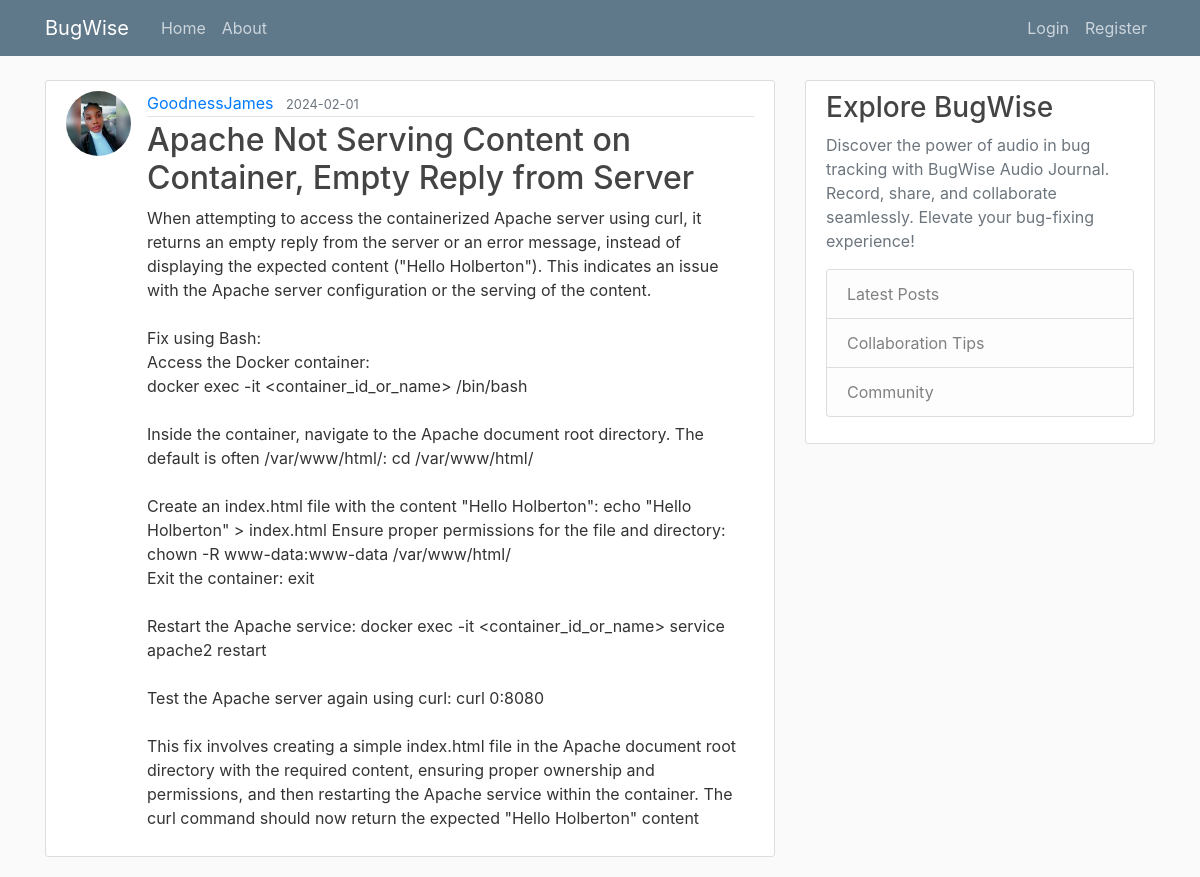
The page /post/12 on the database its author committed.
### audio_journal/models.py (models this page shows, shortened)
class User(db.Model, UserMixin):
    id = db.Column(db.Integer, primary_key=True)
    username = db.Column(db.String(20), unique=True, nullable=False)
    email = db.Column(db.String(120), unique=True, nullable=False)
    image_file = db.Column(db.String(20), nullable=False,
                           default='default.jpg')
    password = db.Column(db.String(60), nullable=False)
    posts = db.relationship('Post', backref='author', lazy=True)

class Post(db.Model):
    id = db.Column(db.Integer, primary_key=True)
    title = db.Column(db.String(100), nullable=False)
    date_posted = db.Column(db.DateTime, nullable=False,
                            default=datetime.utcnow)
    content = db.Column(db.Text, nullable=False)
    audio_data = db.Column(db.String(255), nullable=True)  # New field for audio data
    user_id = db.Column(db.Integer, db.ForeignKey('user.id'), nullable=False)

### audio_journal/routes.py (the view)
@app.route("/post/<int:post_id>")
def post(post_id):
    post = Post.query.get_or_404(post_id)
    return render_template("post.html", title=post.title, post=post)

### audio_journal/templates/post.html (shortened to what this page needs)
{% extends "layout.html" %}
{% block content %}
    <article class="media content-section">
        <img class="rounded-circle article-img" src="{{ url_for('static', filename='profile_pics/' + post.author.image_file) }}" alt="User image attached to a post">
        <div class="media-body">
            <div class="article-metadata">
                <a class="mr-2" href="{{ url_for('user_posts', username=post.author.username) }}">{{ post.author.username }}</a>
                <small class="text-muted">{{ post.date_posted.strftime("%Y-%m-%d") }}</small>
            </div>
            <h2 class="article-title">{{ post.title }}</h2>
            <p class="article-content">{{ post.content }}</p>
        </div>
    </article>
{% endblock content %}

### audio_journal/static/main.css (style rules this page uses)
body { background: #fafafa; color: #333333; margin-top: 5rem; }
h1, h2, h3, h4, h5, h6 { color: #444444; }
.content-section { background: #ffffff; padding: 10px 20px; border: 1px solid #dddddd; border-radius: 3px; margin-bottom: 20px; }
.article-title { color: #444444; }
.article-content { white-space: pre-line; }
.article-img { height: 65px; width: 65px; margin-right: 16px; }
.article-metadata { padding-bottom: 1px; margin-bottom: 4px; border-bottom: 1px solid #e3e3e3 }

### rows shown on the page
User: image_file (picture), author.username "GoodnessJames"
Post: date_posted "2024-02-01", title "Apache Not Serving Content on Container, Empty Reply from Server", content "When attempting to access the containerized Apache server using curl, it returns an empty reply from the server or an error message, instead of displaying the expected content (\"Hello Holberton\"). This indicates an issue with the Apache server configuration or the serving of the content. Fix using Bash: Access the Docker container: docker exec -it <container_id_or_name> /bin/bash Inside the container, navigate to the Apache document root directory. The default is often /var/www/html/: cd /var/www/html/ Create an index.html file with the content \"Hello Holberton\": echo \"Hello Holberton\" > index.html Ensure proper permissions for the file and directory: chown -R www-data:www-data…"
